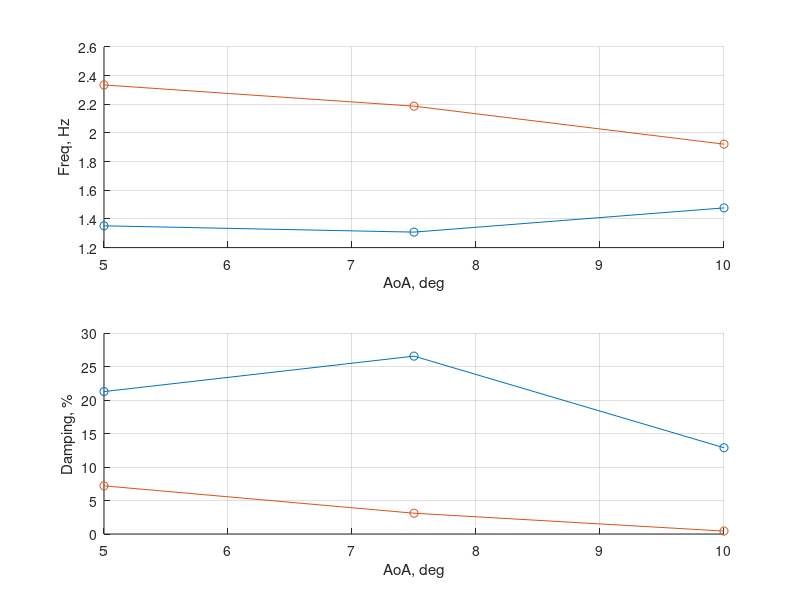

This chart was generated by the following MATLAB code:
close all;clc;fclose all;clear all;restoredefaultpath;
%%
%5deg, 18m/s
 data5d0 = [    1.352          21.30
       2.335           7.20];
%7.5deg, 18m/s
 data7d5 = [      1.308          26.60
       2.187           3.11];
%10deg, 18m/s       
 data10d0 = [ 1.477          12.90
       1.922           0.44];
% AoA
aoa = [5,7.5,10];

%%
figure
subplot(2,1,1)
hold all
plot(aoa,[data5d0(1,1),data7d5(1,1),data10d0(1,1)],'o-')
plot(aoa,[data5d0(2,1),data7d5(2,1),data10d0(2,1)],'o-')
hold off
xlabel('AoA, deg')
ylabel('Freq, Hz');
grid on

subplot(2,1,2)
hold all
plot(aoa,[data5d0(1,2),data7d5(1,2),data10d0(1,2)],'o-')
plot(aoa,[data5d0(2,2),data7d5(2,2),data10d0(2,2)],'o-')
hold off
xlabel('AoA, deg')
ylabel('Damping, %');
grid on